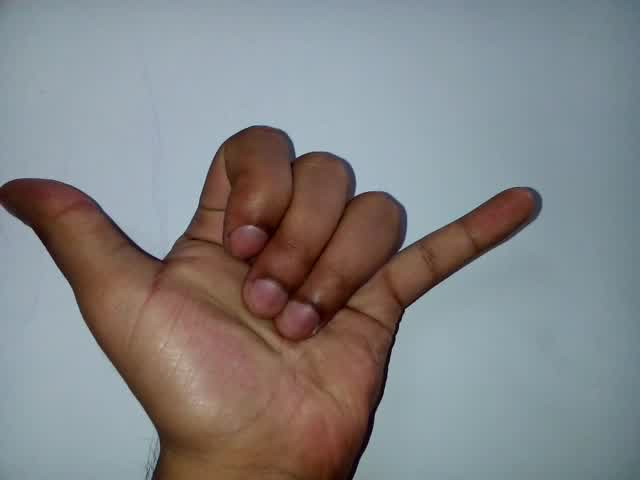
#> input picture 032.jpg, 640 x 480 px
$ jupyter execute processing.ipynb
#> lines starting #> are read from the running program, lines starting #| are printed output that depends on the picture; after the words box and inside, x2 and y2 are one past the last pixel; in counts of white or black regions, pixels touching at a corner belong together
[cell 1]
#!/usr/bin/env python3
# -*- coding: utf-8 -*-
"""
Created on Tue Apr  7 13:10:24 2020

@author: ayush
"""

import cv2 as cv
import numpy as np

def process(path):
#> called with path = '032.jpg'
    img = cv.imread(path)
#> img is the input picture: shape (480, 640, 3); mean B, G, R 133.5, 132.4, 132
    img = cv.resize(img,(128,128))
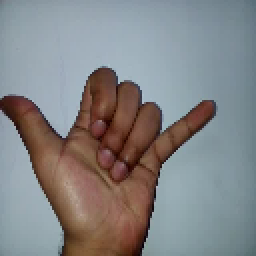
#> img: shape (128, 128, 3) (shown 2 times larger); mean B, G, R 133.5, 132.4, 132
    img = cv.cvtColor(img,cv.COLOR_BGR2HSV)
#> img: shape (128, 128, 3); mean H, S, V 74.4, 65.7, 149.7
    min_y = np.array([0,40,30],np.uint8)
    max_y = np.array([43,255,254],np.uint8)
    mask = cv.inRange(img,min_y,max_y)
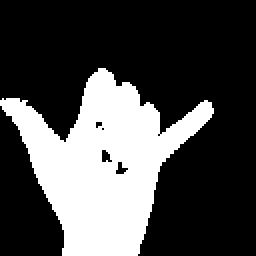
#> mask: shape (128, 128) (shown 2 times larger); 29.3% white; 1 white region, box (x1, y1, x2, y2) and area: (0, 34, 107, 128) 4802

    kernel = cv.getStructuringElement(cv.MORPH_ELLIPSE,(3,3))
    mask = cv.morphologyEx(mask,cv.MORPH_OPEN,kernel)
#> mask: shape (128, 128); 29.2% white; 1 white region, box (x1, y1, x2, y2) and area: (0, 34, 107, 128) 4785
    lower = np.array([170,80,30],np.uint8)
    upper = np.array([180,255,250],np.uint8)
    mask2 = cv.inRange(img,lower,upper)
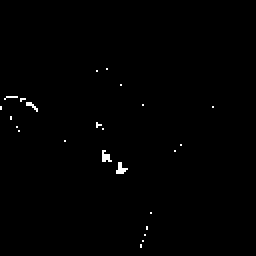
#> mask2: shape (128, 128) (shown 2 times larger); 0.54% white in thin lines or dots, all inside (x1, y1, x2, y2) = (0, 34, 107, 124)

    final_mask = cv.addWeighted(mask,0.5,mask2,0.5,0.0)
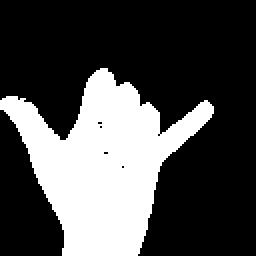
#> final_mask: shape (128, 128) (shown 2 times larger); values 0 (black) and 128 (white), 29.7% white; 1 white region

    frame_skin = cv.bitwise_and(img,img,mask = final_mask)
#> frame_skin: shape (128, 128, 3); mean H, S, V 3.7, 37.7, 33.7
    img = cv.addWeighted(img,1.5,frame_skin,-0.5,0)
#> img: shape (128, 128, 3); mean H, S, V 109.8, 79.6, 202.6
    frame_skin = cv.bitwise_and(img,img,mask = final_mask)
    frame = cv.cvtColor(frame_skin,cv.COLOR_HSV2BGR)
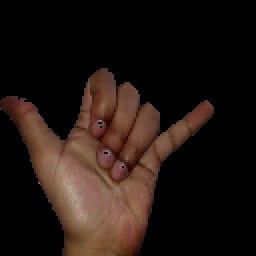
#> frame: shape (128, 128, 3) (shown 2 times larger); mean B, G, R 17.5, 22.5, 33.7
    frame = cv.cvtColor(frame,cv.COLOR_BGR2GRAY)
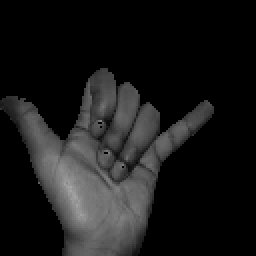
#> frame: shape (128, 128) (shown 2 times larger); min 0, max 166, mean 25.3
    contours,_ = cv.findContours(frame,cv.RETR_TREE,cv.CHAIN_APPROX_SIMPLE)
#> contours = 6 contours, 5 with area under 20; largest, box (x1, y1, x2, y2) and area: (0, 34, 107, 128) 4707
    largest_contour = 0
    index = 1
    while index < len(contours):
        if(cv.contourArea(contours[index])>cv.contourArea(contours[largest_contour])):
            largest_contour = index
        index += 1
#> this loop made 5 passes
#> after the loop, index = 6; largest_contour = 0
    cv.imshow('frame',frame)
    cv.waitKey(0)
    cv.destroyAllWindows()
    #cv.drawContours(frame,contours,largest_contour,(255,255,255),-1)

    contour_dimensions = cv.boundingRect(contours[largest_contour])
#> contour_dimensions = (0, 34, 107, 94)

    contour_perimeter_x, contour_perimeter_y, contour_perimeter_width, contour_perimeter_height = contour_dimensions
#> contour_perimeter_x = 0; contour_perimeter_y = 34; contour_perimeter_width = 107; contour_perimeter_height = 94
    #new_image = cv.rectangle(frame,(contour_perimeter_x,contour_perimeter_y),
                            #(contour_perimeter_x+contour_perimeter_width,
                            #contour_perimeter_y+contour_perimeter_height),
                            #(255,255,0),8)
    square_side = max(contour_perimeter_x, contour_perimeter_height) - 1
#> square_side = 93
    height_half = (contour_perimeter_y + contour_perimeter_y +
                   contour_perimeter_height) / 2
#> height_half = 81
    width_half = (contour_perimeter_x + contour_perimeter_x +
                  contour_perimeter_width) / 2
#> width_half = 53.5
    height_min, height_max = height_half - \
        square_side / 2, height_half + square_side / 2
#> height_min = 34.5; height_max = 127.5
    width_min, width_max = width_half - square_side / 2, width_half + square_side / 2
#> width_min = 7; width_max = 100

    #if (height_min >= 0 and height_min < height_max and width_min >= 0 and width_min < width_max):
    #    frame = frame[int(height_min)-5:int(height_max)+20, int(width_min)-5:int(width_max)+20]
    cv.imshow('frame',frame)
    cv.waitKey(0)
    cv.destroyAllWindows()
    img2 = cv.Canny(frame,60,60)
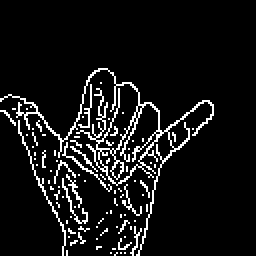
#> img2: shape (128, 128) (shown 2 times larger); 8.1% white in thin lines or dots, all inside (x1, y1, x2, y2) = (0, 34, 107, 128)
    img2 = cv.resize(img2,(256,256))
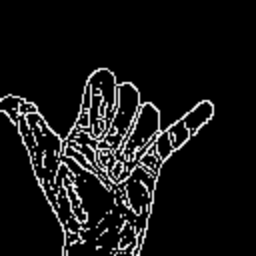
#> img2: shape (256, 256); min 0, max 255, mean 20.5
    orb = cv.ORB_create()
    kp, des = orb.detectAndCompute(img2,None)
#> kp = 470 keypoints; strongest (x, y, size): (88, 126, 31), (61, 162, 31), (123, 201, 31), (64, 154, 31)
    img2 = cv.drawKeypoints(img2,kp,None,color=(0,255,0), flags=0)
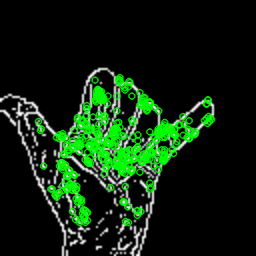
#> img2: shape (256, 256, 3); mean of channels 0, 1, 2 14.1, 36.6, 14.1; drawn as B, G, R
    img2 = cv.resize(img2,(256,256))
    cv.imshow('image',img2)
    cv.waitKey(0)
    cv.destroyAllWindows()

process('032.jpg')

$ run again, with 015.jpg copied over 032.jpg
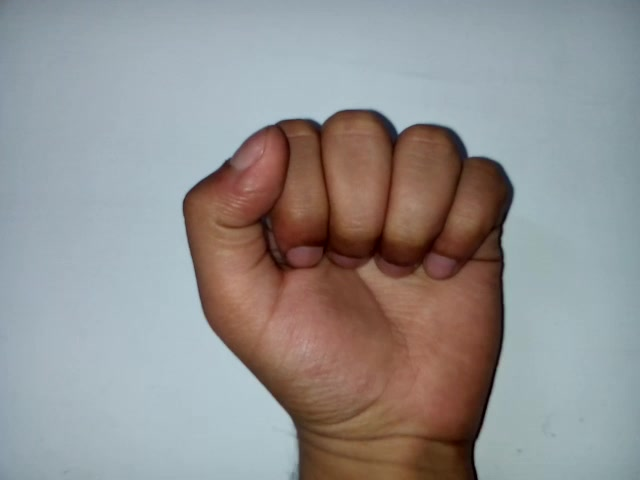
#> input picture 015.jpg, 640 x 480 px
#> in process, img is the input picture: shape (480, 640, 3); mean B, G, R 145.3, 145.7, 147.2
#> in process, `mask = cv.inRange(img,min_y,max_y)`:
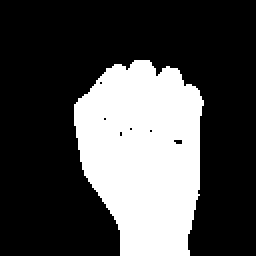
#> mask: shape (128, 128) (shown 2 times larger); 29.5% white; 1 white region, box (x1, y1, x2, y2) and area: (37, 30, 102, 128) 4833
#> mask2: shape (128, 128); 0.15% white in thin lines or dots, all inside (x1, y1, x2, y2) = (43, 32, 101, 72)
#> final_mask: shape (128, 128); values 0 (black) and 128 (white), 29.6% white; 1 white region
#> frame_skin: shape (128, 128, 3); mean H, S, V 3, 39.4, 36.5
#> contours = 3 contours, 2 with area under 20; largest, box (x1, y1, x2, y2) and area: (37, 30, 102, 128) 4722
#> the loop in process, `while index < len(contours):` made 2 passes
#> index on passes 1 to 2: 2, 3
#> after the loop in process, `while index < len(contours):`: index = 3; largest_contour = 0
#> contour_dimensions = (37, 30, 65, 98)
#> contour_perimeter_x = 37; contour_perimeter_y = 30; contour_perimeter_width = 65; contour_perimeter_height = 98
#> square_side = 97
#> height_half = 79
#> width_half = 69.5
#> height_min = 30.5; height_max = 127.5
#> width_min = 21; width_max = 118
#> kp = 476 keypoints; strongest (x, y, size): (187, 85, 31), (196, 134, 31), (194, 134, 31), (178, 69, 31)
#> in process, `img2 = cv.drawKeypoints(img2,kp,None,color=(0,255,0), flags=0)`:
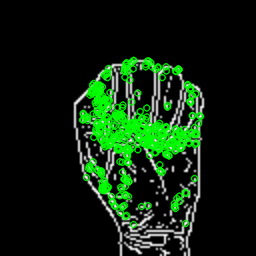
#> img2: shape (256, 256, 3); mean of channels 0, 1, 2 13.4, 35.3, 13.4; drawn as B, G, R
